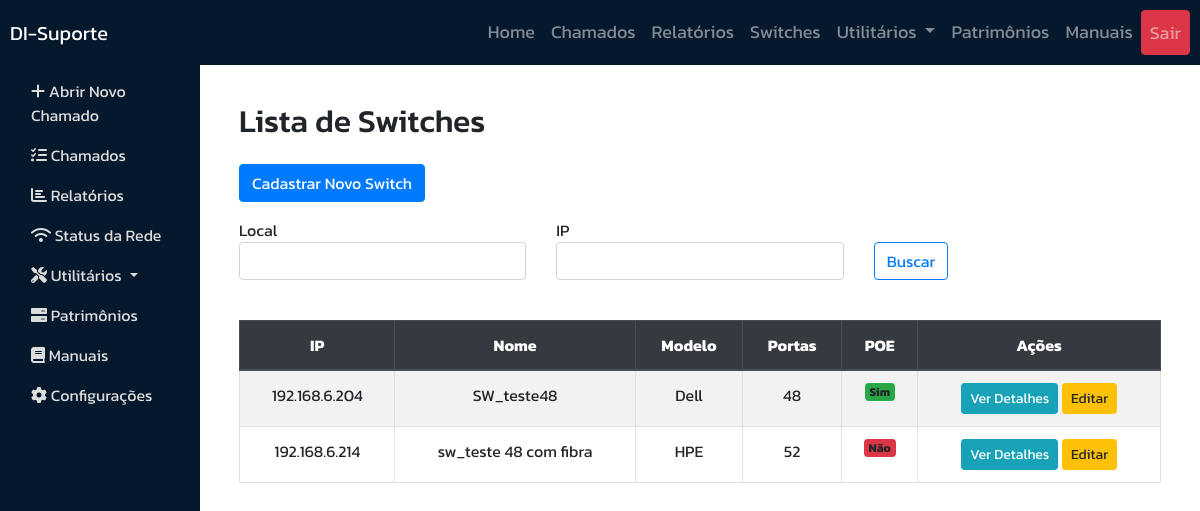
Page /switches/ (signed in) on the committed database.
### switches/models.py (models this page shows, shortened)
class Switch(models.Model):
    nome = models.CharField(max_length=100)
    local = models.CharField(max_length=100)
    modelo = models.CharField(max_length=100)
    numero_portas = models.IntegerField(choices=[(24, '24 portas'), (48, '48 portas'), (52, '52 portas')])
    poe = models.BooleanField(default=False)
    ip = models.GenericIPAddressField(null=True, blank=False)

### switches/views.py (the view, shortened to what this page needs)
# urls.py: path('switches/', include('switches.urls')),
@login_required
def switches(request):
    form = SwitchSearchForm(request.GET or None)
    switches = Switch.objects.all()
    return render(request, 'switches/switches.html', {'form': form, 'switches': switches})

### switches/forms.py
class SwitchSearchForm(forms.Form):
    local = forms.CharField(required=False, label='Local')
    ip = forms.GenericIPAddressField(required=False, label='IP')

### switches/templates/switches/switches.html (shortened to what this page needs)
﻿{% extends 'base.html' %}
{% load widget_tweaks %}
{% block content %}
<div class="container mt-4">
    <h2 class="mb-4">Lista de Switches</h2>
    <a href="{% url 'cadastro_switch' %}" class="btn btn-primary mb-3">Cadastrar Novo Switch</a>
    <form method="get" class="mb-4">
        <div class="row">
            <div class="col-md-4">
                <div class="form-group">
                    {{ form.local.label }}
                    {{ form.local|add_class:"form-control" }}
                </div>
            </div>
            <div class="col-md-4">
                <div class="form-group">
                    {{ form.ip.label }}
                    {{ form.ip|add_class:"form-control" }}
                </div>
            </div>
            <div class="col-md-4">
                <button type="submit" class="btn btn-outline-primary mt-4">Buscar</button>
            </div>
        </div>
    </form>
    <div class="tabela-responsive">
        <table class="table tabela table-bordered table-striped">
            <thead class="thead-dark">
                <tr>
                    <th>IP</th>
                    <th>Nome</th>
                    <th>Modelo</th>
                    <th>Portas</th>
                    <th>POE</th>
                    <th>Ações</th>
                </tr>
            </thead>
            <tbody>
                {% for switch in switches %}
                <tr>
                    <td data-title="IP">{{ switch.ip }}</td>
                    <td data-title="Nome">{{ switch.nome }}</td>
                    <td data-title="Modelo">{{ switch.modelo }}</td>
                    <td data-title="Nr de Portas">{{ switch.numero_portas }}</td>
                    <td data-title="POE">
                        {% if switch.poe %}
                            <span class="badge bg-success">Sim</span>
                        {% else %}
                            <span class="badge bg-danger">Não</span>
                        {% endif %}
                    </td>
                    <td>
                        <a href="{% url 'switch_detalhe' switch.id %}" class="btn btn-info btn-sm">Ver Detalhes</a>
                        <a href="{% url 'editar_switch' switch.pk %}" class="btn btn-warning btn-sm">Editar</a>
                    </td>
                </tr>
                {% endfor %}
            </tbody>
        </table>
    </div>
</div>
{% endblock %}

### static/css/chamados.css (style rules this page uses)
.form-control { border: 1px solid #ced4da; border-radius: 0.25rem; padding: 0.375rem 0.75rem; }
.form-group { margin-bottom: 1rem; }
.btn-primary { background-color: #007bff; border-color: #007bff; }
td, th { text-align: center; }

### rows in the picture
Switch: ip "192.168.6.204", nome "SW_teste48", modelo "Dell", numero_portas "48", poe "Sim"
Switch: ip "192.168.6.214", nome "sw_teste 48 com fibra", modelo "HPE", numero_portas "52", poe "Não"
